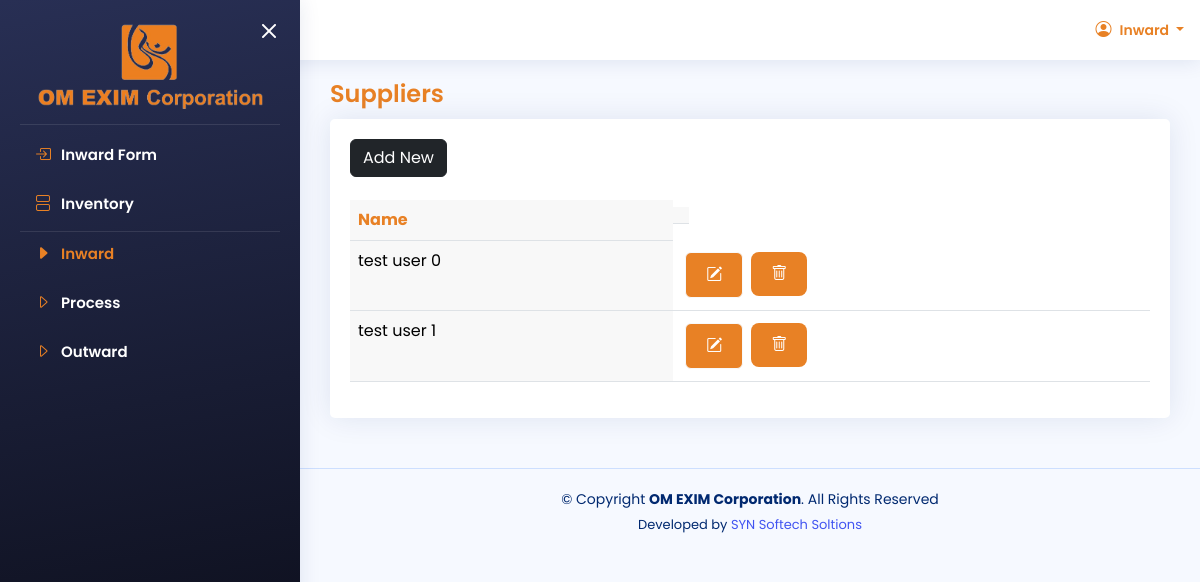
/inward/supplier-show.php (signed in), run on an earlier commit of the app's database.
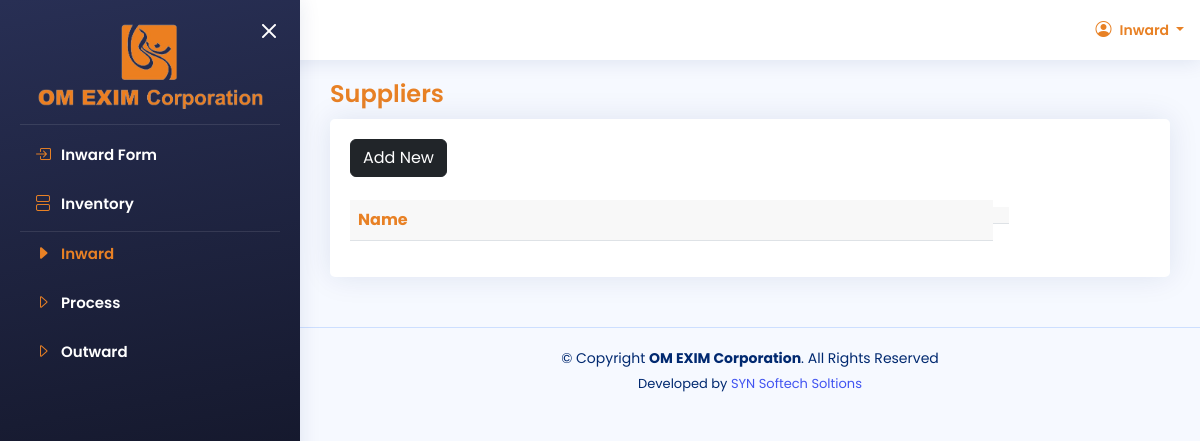
And on a later commit of the database.
### tables this page shows
CREATE TABLE IF NOT EXISTS `supplier_name_master` (
  `id` int(11) NOT NULL AUTO_INCREMENT,
  `name` text,
  PRIMARY KEY (`id`)
);

### inward/supplier-show.php (the view, shortened to what this page needs)
<?php
include("../config/connection.php");
  $tname = "supplier_name_master";
  $sql = "SELECT * FROM $tname";
  $result = $conn->query($sql);
?>
<!DOCTYPE html>
<html lang="en">
<head>
  <?php
    include("config/head-data.php");
  ?>
</head>
<body>
<?php
include("layout/header.php");
include("layout/aside.php");
?>
  <main id="main" class="main">
  <div class="pagetitle">
        <h1>Suppliers</h1>
    </div>
    <section class="section">
        <div class="row">
            <div class="col-lg-12">
                <div class="card">
                    <div class="card-body overflow-x-scroll">
                        <h5 class="card-title">
                        <a href="supplier-add.php" class="btn btn-dark">Add New</a>
                        </h5>
                        <table class="table datatable">
                            <thead>
                              <tr>
                                <th>Name</th>
                                <th style="display:inline-block"></th>
                                </tr>
                            </thead>
                            <tbody>
                                    <?php
                                    if ($result->num_rows > 0) {
                                      while($row = $result->fetch_assoc()) {
                                    ?>
                                        <tr>
                                            <td><?php echo $row["name"] ?></td>
                                            <td>
                                                <div class="d-flex">
                                                    <a href="supplier-add.php?id=<?php echo $row["id"] ?>" class="bi bi-pencil-square btn btn-light m-1 my-btn-edit" style="padding:10px 20px; color:white; background-color:#e88125;"></a>
                                                    <form action="" method="POST">
                                                      <button type="submit" name="deleteBtn" class="bi bi-trash btn btn-light m-1" style="padding:10px 20px;"></button>
                                                    </form>
                                                </div>
                                            </td>
                                        </tr>
                                        <?php
                                    }
                                  }
                                  ?>
                        </table>
                    </div>
                </div>
            </div>
        </div>
    </section>
  </main>
<?php
  include("layout/footer.php");
?>
</body>
</html>

What changed in the data, as far as the page shows it:
removed supplier_name_master: name "test user 0"
removed supplier_name_master: name "test user 1"
